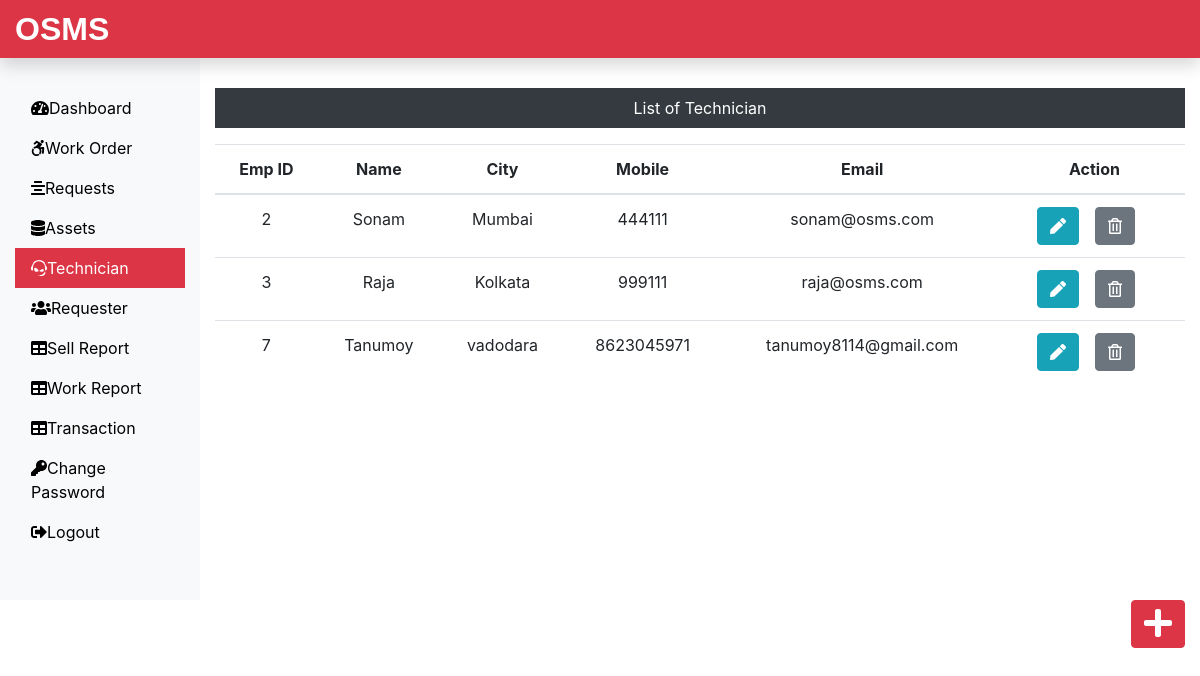
Screenshot of /Admin/technician.php (signed in) with the database file from the repository.
### tables this page shows
CREATE TABLE `technician_tb` (
  `empid` int(11) NOT NULL,
  `empName` varchar(60) NOT NULL,
  `empCity` varchar(60) NOT NULL,
  `empMobile` bigint(20) NOT NULL,
  `empEmail` varchar(60) NOT NULL,
  `password` varchar(20) NOT NULL
);

### Admin/technician.php (the view, shortened to what this page needs)
<?php
include('includes/header.php');
include('../dbConnection.php');
?>
<div class="col-sm-9 col-md-10 mt-5 text-center">
 <p class="bg-dark text-white p-2">List of Technician</p>
 <?php
  $sql = "SELECT * FROM technician_tb";
  $result = $conn->query($sql);
  if($result->num_rows > 0){
   echo '<table class="table">';
    echo '<thead>';
     echo '<tr>';
      echo '<th scope="col">Emp ID</th>';
      echo '<th scope="col">Name</th>';
      echo '<th scope="col">City</th>';
      echo '<th scope="col">Mobile</th>';
      echo '<th scope="col">Email</th>';
      echo '<th scope="col">Action</th>';
     echo '</tr>';
    echo '</thead>';
    echo '<tbody>';
     while($row = $result->fetch_assoc()){
      echo '<tr>';
       echo '<td>'.$row["empid"].'</td>';
       echo '<td>'.$row["empName"].'</td>';
       echo '<td>'.$row["empCity"].'</td>';
       echo '<td>'.$row["empMobile"].'</td>';
       echo '<td>'.$row["empEmail"].'</td>';
       echo '<td>';
        echo '<form action="editemp.php" class="d-inline" method="POST">';
         echo '<input type="hidden" name="id" value='.$row["empid"].'><button type="submit" class="btn btn-info mr-3" name="edit" value="Edit"><i class="fas fa-pen"></i></button>';
        echo '</form>';
        echo '<form action="" method="POST" class="d-inline">';
        echo '<input type="hidden" name="id" value='.$row["empid"].'><button type="submit" class="btn btn-secondary mr-3" name="delete" value="Delete"><i class="far fa-trash-alt"></i></button>';
       echo '</form>';
       echo '</td>';
      echo '</tr>';
     }
    echo '</tbody>';
   echo '</table>';
  } else {
   echo '0 Result';
  }
 ?>
</div>
  </div>
  <div class="float-right"><a href="insertemp.php" class="btn btn-danger"><i class="fas fa-plus fa-2x"></i></a></div>
 </div>
 </body>
</html>

### css/custom.css (style rules this page uses)
a { color: black; }

### rows the page displays
technician_tb: empid "2", empName "Sonam", empCity "Mumbai", empMobile "444111", empEmail "sonam@osms.com"
technician_tb: empid "3", empName "Raja", empCity "Kolkata", empMobile "999111", empEmail "raja@osms.com"
technician_tb: empid "7", empName "Tanumoy", empCity "vadodara", empMobile "8623045971", empEmail "tanumoy8114@gmail.com"
